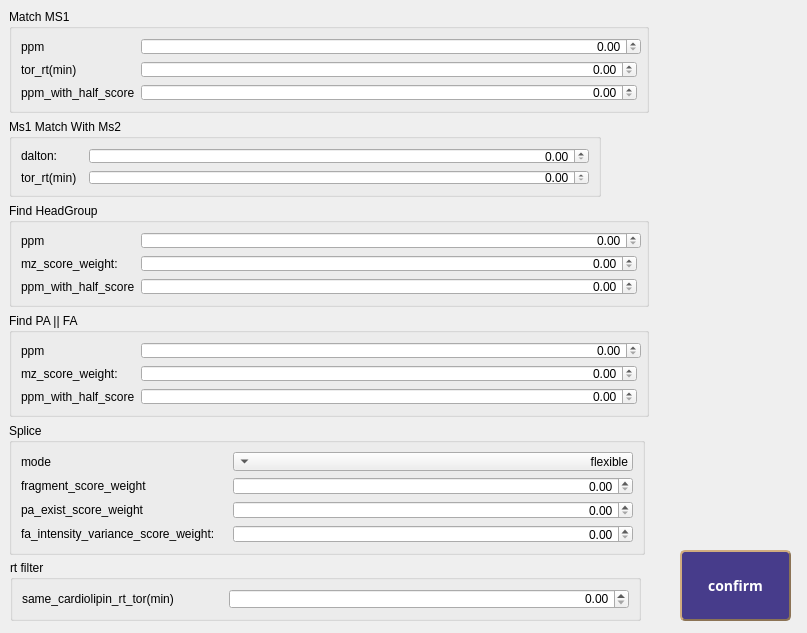
<?xml version="1.0" encoding="UTF-8"?>
<ui version="4.0">
 <class>Parameter</class>
 <widget class="QWidget" name="Parameter">
  <property name="geometry">
   <rect>
    <x>0</x>
    <y>0</y>
    <width>807</width>
    <height>633</height>
   </rect>
  </property>
  <property name="windowTitle">
   <string>Form</string>
  </property>
  <widget class="QGroupBox" name="groupBox">
   <property name="geometry">
    <rect>
     <x>9</x>
     <y>9</y>
     <width>640</width>
     <height>104</height>
    </rect>
   </property>
   <property name="title">
    <string>Match MS1</string>
   </property>
   <layout class="QGridLayout" name="gridLayout">
    <item row="0" column="0">
     <widget class="QLabel" name="label">
      <property name="text">
       <string>ppm</string>
      </property>
     </widget>
    </item>
    <item row="0" column="1">
     <widget class="QDoubleSpinBox" name="ms1_ppm">
      <property name="minimumSize">
       <size>
        <width>500</width>
        <height>0</height>
       </size>
      </property>
      <property name="alignment">
       <set>Qt::AlignRight|Qt::AlignTrailing|Qt::AlignVCenter</set>
      </property>
      <property name="maximum">
       <double>1000.000000000000000</double>
      </property>
     </widget>
    </item>
    <item row="1" column="0">
     <widget class="QLabel" name="label_2">
      <property name="text">
       <string>tor_rt(min)</string>
      </property>
     </widget>
    </item>
    <item row="1" column="1">
     <widget class="QDoubleSpinBox" name="ms1_tor_rt">
      <property name="alignment">
       <set>Qt::AlignRight|Qt::AlignTrailing|Qt::AlignVCenter</set>
      </property>
      <property name="maximum">
       <double>1000.000000000000000</double>
      </property>
     </widget>
    </item>
    <item row="2" column="0">
     <widget class="QLabel" name="label_3">
      <property name="text">
       <string>ppm_with_half_score</string>
      </property>
     </widget>
    </item>
    <item row="2" column="1">
     <widget class="QDoubleSpinBox" name="ms1_ppm_with_half_score">
      <property name="alignment">
       <set>Qt::AlignRight|Qt::AlignTrailing|Qt::AlignVCenter</set>
      </property>
      <property name="maximum">
       <double>1000.000000000000000</double>
      </property>
     </widget>
    </item>
   </layout>
  </widget>
  <widget class="QGroupBox" name="groupBox_2">
   <property name="geometry">
    <rect>
     <x>9</x>
     <y>119</y>
     <width>592</width>
     <height>78</height>
    </rect>
   </property>
   <property name="title">
    <string>Ms1 Match With Ms2</string>
   </property>
   <layout class="QGridLayout" name="gridLayout_2">
    <item row="0" column="1">
     <widget class="QDoubleSpinBox" name="ms2_dalton">
      <property name="minimumSize">
       <size>
        <width>500</width>
        <height>0</height>
       </size>
      </property>
      <property name="alignment">
       <set>Qt::AlignRight|Qt::AlignTrailing|Qt::AlignVCenter</set>
      </property>
      <property name="maximum">
       <double>1000.000000000000000</double>
      </property>
     </widget>
    </item>
    <item row="1" column="0">
     <widget class="QLabel" name="label_5">
      <property name="text">
       <string>tor_rt(min)</string>
      </property>
     </widget>
    </item>
    <item row="1" column="1">
     <widget class="QDoubleSpinBox" name="ms2_tor_rt">
      <property name="alignment">
       <set>Qt::AlignRight|Qt::AlignTrailing|Qt::AlignVCenter</set>
      </property>
      <property name="maximum">
       <double>1000.000000000000000</double>
      </property>
     </widget>
    </item>
    <item row="0" column="0">
     <widget class="QLabel" name="label_4">
      <property name="text">
       <string>dalton:</string>
      </property>
     </widget>
    </item>
   </layout>
  </widget>
  <widget class="QGroupBox" name="groupBox_3">
   <property name="geometry">
    <rect>
     <x>9</x>
     <y>203</y>
     <width>640</width>
     <height>104</height>
    </rect>
   </property>
   <property name="title">
    <string>Find HeadGroup</string>
   </property>
   <layout class="QGridLayout" name="gridLayout_3">
    <item row="0" column="0">
     <widget class="QLabel" name="label_6">
      <property name="text">
       <string>ppm</string>
      </property>
     </widget>
    </item>
    <item row="0" column="1">
     <widget class="QDoubleSpinBox" name="headgroup_ppm">
      <property name="minimumSize">
       <size>
        <width>500</width>
        <height>0</height>
       </size>
      </property>
      <property name="alignment">
       <set>Qt::AlignRight|Qt::AlignTrailing|Qt::AlignVCenter</set>
      </property>
      <property name="maximum">
       <double>1000.000000000000000</double>
      </property>
     </widget>
    </item>
    <item row="1" column="0">
     <widget class="QLabel" name="label_7">
      <property name="text">
       <string>mz_score_weight:</string>
      </property>
     </widget>
    </item>
    <item row="1" column="1">
     <widget class="QDoubleSpinBox" name="headgroup_mz_score_weight">
      <property name="alignment">
       <set>Qt::AlignRight|Qt::AlignTrailing|Qt::AlignVCenter</set>
      </property>
      <property name="maximum">
       <double>1000.000000000000000</double>
      </property>
     </widget>
    </item>
    <item row="2" column="0">
     <widget class="QLabel" name="label_8">
      <property name="text">
       <string>ppm_with_half_score</string>
      </property>
     </widget>
    </item>
    <item row="2" column="1">
     <widget class="QDoubleSpinBox" name="headgroup_ppm_with_half_score">
      <property name="alignment">
       <set>Qt::AlignRight|Qt::AlignTrailing|Qt::AlignVCenter</set>
      </property>
      <property name="maximum">
       <double>1000.000000000000000</double>
      </property>
     </widget>
    </item>
   </layout>
  </widget>
  <widget class="QGroupBox" name="groupBox_4">
   <property name="geometry">
    <rect>
     <x>9</x>
     <y>313</y>
     <width>640</width>
     <height>104</height>
    </rect>
   </property>
   <property name="title">
    <string>Find PA || FA</string>
   </property>
   <layout class="QGridLayout" name="gridLayout_4">
    <item row="0" column="0">
     <widget class="QLabel" name="label_9">
      <property name="text">
       <string>ppm</string>
      </property>
     </widget>
    </item>
    <item row="0" column="1">
     <widget class="QDoubleSpinBox" name="find_pafa_ppm">
      <property name="minimumSize">
       <size>
        <width>500</width>
        <height>0</height>
       </size>
      </property>
      <property name="alignment">
       <set>Qt::AlignRight|Qt::AlignTrailing|Qt::AlignVCenter</set>
      </property>
      <property name="maximum">
       <double>1000.000000000000000</double>
      </property>
     </widget>
    </item>
    <item row="1" column="0">
     <widget class="QLabel" name="label_10">
      <property name="text">
       <string>mz_score_weight:</string>
      </property>
     </widget>
    </item>
    <item row="1" column="1">
     <widget class="QDoubleSpinBox" name="find_pafa_mz_score_weight">
      <property name="alignment">
       <set>Qt::AlignRight|Qt::AlignTrailing|Qt::AlignVCenter</set>
      </property>
      <property name="maximum">
       <double>1000.000000000000000</double>
      </property>
     </widget>
    </item>
    <item row="2" column="0">
     <widget class="QLabel" name="label_11">
      <property name="text">
       <string>ppm_with_half_score</string>
      </property>
     </widget>
    </item>
    <item row="2" column="1">
     <widget class="QDoubleSpinBox" name="find_pafa_ppm_with_half_score">
      <property name="alignment">
       <set>Qt::AlignRight|Qt::AlignTrailing|Qt::AlignVCenter</set>
      </property>
      <property name="maximum">
       <double>1000.000000000000000</double>
      </property>
     </widget>
    </item>
   </layout>
  </widget>
  <widget class="QGroupBox" name="groupBox_5">
   <property name="geometry">
    <rect>
     <x>9</x>
     <y>423</y>
     <width>636</width>
     <height>132</height>
    </rect>
   </property>
   <property name="title">
    <string>Splice</string>
   </property>
   <layout class="QGridLayout" name="gridLayout_5">
    <item row="3" column="1">
     <widget class="QDoubleSpinBox" name="splice_fa_intensity_variance_score_weight">
      <property name="alignment">
       <set>Qt::AlignRight|Qt::AlignTrailing|Qt::AlignVCenter</set>
      </property>
      <property name="maximum">
       <double>10.000000000000000</double>
      </property>
     </widget>
    </item>
    <item row="2" column="1">
     <widget class="QDoubleSpinBox" name="splice_m_pa_exist_score_weight">
      <property name="alignment">
       <set>Qt::AlignRight|Qt::AlignTrailing|Qt::AlignVCenter</set>
      </property>
      <property name="maximum">
       <double>10.000000000000000</double>
      </property>
     </widget>
    </item>
    <item row="1" column="1">
     <widget class="QDoubleSpinBox" name="splice_fragment_score_weight">
      <property name="minimumSize">
       <size>
        <width>400</width>
        <height>0</height>
       </size>
      </property>
      <property name="alignment">
       <set>Qt::AlignRight|Qt::AlignTrailing|Qt::AlignVCenter</set>
      </property>
      <property name="maximum">
       <double>10.000000000000000</double>
      </property>
     </widget>
    </item>
    <item row="1" column="0">
     <widget class="QLabel" name="label_12">
      <property name="text">
       <string>fragment_score_weight</string>
      </property>
     </widget>
    </item>
    <item row="2" column="0">
     <widget class="QLabel" name="label_13">
      <property name="text">
       <string>pa_exist_score_weight</string>
      </property>
     </widget>
    </item>
    <item row="3" column="0">
     <widget class="QLabel" name="label_14">
      <property name="text">
       <string>fa_intensity_variance_score_weight:</string>
      </property>
     </widget>
    </item>
    <item row="0" column="0">
     <widget class="QLabel" name="label_15">
      <property name="text">
       <string>mode</string>
      </property>
     </widget>
    </item>
    <item row="0" column="1">
     <widget class="QComboBox" name="splice_mode">
      <property name="layoutDirection">
       <enum>Qt::RightToLeft</enum>
      </property>
      <property name="currentText">
       <string>flexible</string>
      </property>
      <property name="sizeAdjustPolicy">
       <enum>QComboBox::AdjustToMinimumContentsLengthWithIcon</enum>
      </property>
      <item>
       <property name="text">
        <string>flexible</string>
       </property>
      </item>
      <item>
       <property name="text">
        <string>strict</string>
       </property>
      </item>
     </widget>
    </item>
   </layout>
  </widget>
  <widget class="QPushButton" name="pushButton">
   <property name="geometry">
    <rect>
     <x>680</x>
     <y>550</y>
     <width>111</width>
     <height>71</height>
    </rect>
   </property>
   <property name="minimumSize">
    <size>
     <width>46</width>
     <height>0</height>
    </size>
   </property>
   <property name="font">
    <font>
     <family>华文新魏</family>
     <pointsize>-1</pointsize>
     <weight>75</weight>
     <italic>false</italic>
     <bold>true</bold>
    </font>
   </property>
   <property name="styleSheet">
    <string notr="true">QPushButton
{
	background-color: #473C8B; /*背景色*/ 
	border-style: outset;
	border-width: 2px;
	border-radius:5px; /*边界圆滑*/
	border-color: #8B7355;
	font: bold 14px;
	min-width:2em;
	color:white; /*字体颜色*/
	font-family:华文新魏;
	padding: 5px;
}
 
QPushButton:hover
{
	background-color: rgb(0, 150, 0);
}
 
QPushButton:pressed
{
	background-color: #1E90FF; /*伪状态经过时背景色*/ 
	border-style: inset;
}
QPushButton:!enabled{
	background-color: rgb(100, 100, 100);
	border-style: inset;
}</string>
   </property>
   <property name="text">
    <string>confirm</string>
   </property>
  </widget>
  <widget class="QGroupBox" name="groupBox_6">
   <property name="geometry">
    <rect>
     <x>10</x>
     <y>560</y>
     <width>631</width>
     <height>61</height>
    </rect>
   </property>
   <property name="title">
    <string>rt filter</string>
   </property>
   <layout class="QGridLayout" name="gridLayout_6">
    <item row="0" column="1">
     <widget class="QDoubleSpinBox" name="rt_filter_same_cardiolipin_rt_tor">
      <property name="minimumSize">
       <size>
        <width>400</width>
        <height>0</height>
       </size>
      </property>
      <property name="alignment">
       <set>Qt::AlignRight|Qt::AlignTrailing|Qt::AlignVCenter</set>
      </property>
      <property name="maximum">
       <double>999.000000000000000</double>
      </property>
      <property name="value">
       <double>0.000000000000000</double>
      </property>
     </widget>
    </item>
    <item row="0" column="0">
     <widget class="QLabel" name="label_16">
      <property name="text">
       <string>same_cardiolipin_rt_tor(min)</string>
      </property>
     </widget>
    </item>
   </layout>
  </widget>
 </widget>
 <resources/>
 <connections/>
</ui>
